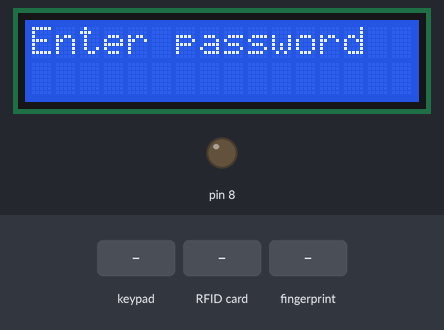
A sketch run on a simulated Arduino Uno, built with avr-gcc and run on an emulated ATmega328P. Parts: 16×2 character LCD, output pins drawn as LEDs (lit = HIGH). The test bench sets the inputs (shaded band). Pins used as bus, display or sensor lines are not drawn; what the sketch prints to the serial monitor is not drawn.

Above: at 2.6 s.
2.7 s: keypad keys 1 3 4 5 D pressed 0.4 s apart
At 5.4 s:
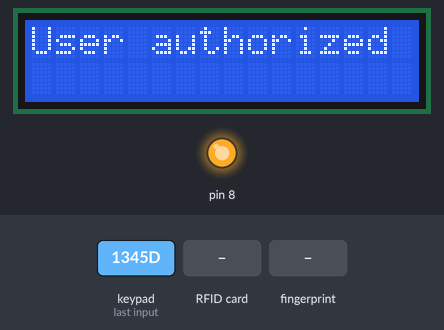
6.3 s: RFID card 5E 7A 19 C4 held to the reader
At 8.8 s:
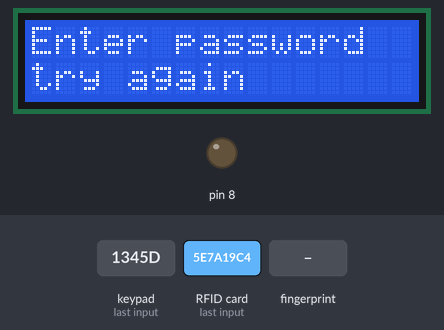
9.3 s: finger stored as number 1 placed on the sensor
At 11.8 s:
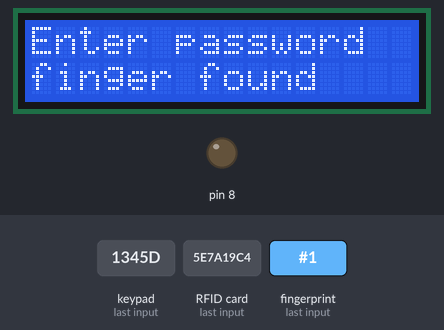
12.1 s: key 'D' pressed
At 13.0 s:
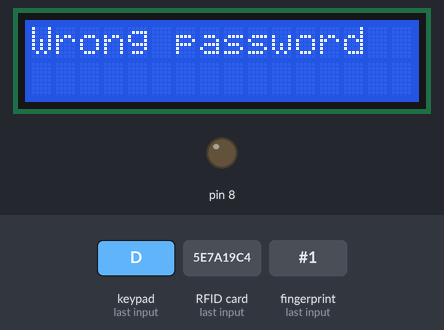
15.1 s: keypad keys 1 3 4 5 # pressed 0.4 s apart
At 17.9 s:
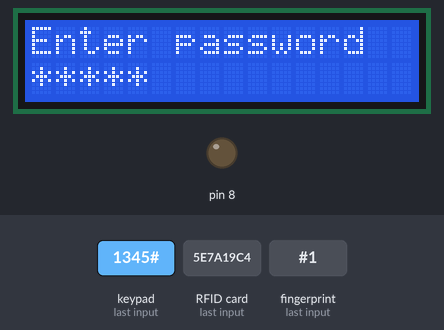
18.7 s: keypad keys 1 3 4 5 * pressed 0.4 s apart
At 21.9 s:
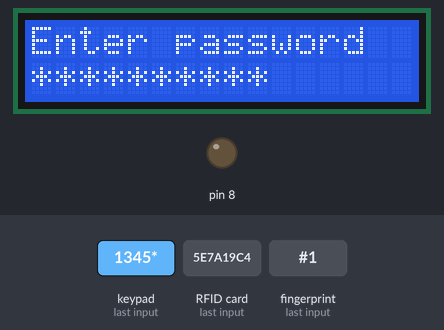
Timing chart, 0 to 23.4 s (numbered marks = the images above; inputs shaded):
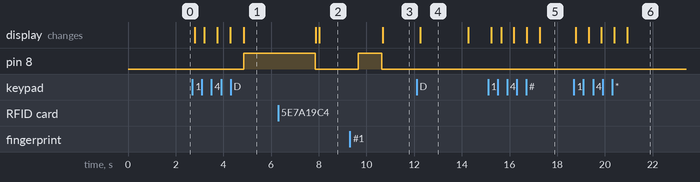

The sketch:

Finger___RFID__Keypad.ino
```cpp
#include <Adafruit_Fingerprint.h>
#include<SoftwareSerial.h>
#include <SPI.h>
#include <Key.h>
#include <Keypad.h>
#include <LiquidCrystal_I2C.h>
#include <RFID.h>
#define SS_PIN 10
#define RST_PIN 9
LiquidCrystal_I2C lcd(0x27,16,2);
SoftwareSerial mySerial(2, 3);
Adafruit_Fingerprint finger = Adafruit_Fingerprint(&mySerial);
RFID rfid(SS_PIN, RST_PIN);


char k[4][4]={
  {'1','2','3','A'},
  {'4','5','6','B'},
  {'7','8','9','C'},
  {'*','0','#','D'}};

const byte rpins[4]={A0,A1,A2,A3};
const byte cpins[4]={4,5,6,7};
char myk;
Keypad mypad (makeKeymap(k),rpins,cpins,4,4);
char pass[]={'1','3','4','5'};
char upass[sizeof(pass)]={0};
byte counter=0,i=0;

void reslcd(){
 lcd.home();
 lcd.clear();
 lcd.print("Enter password");
 lcd.setCursor(0,1);
}
// Setup variables:Dec: 180, 43, 99, 40, 212
    int serNum0=180;
    int serNum1=43;
    int serNum2=99;
    int serNum3=40;
    int serNum4=212;
byte state=0,pstate=0,x=0;
void setup()
{
   lcd.init();
 lcd.backlight();
 reslcd();
  Serial.begin(9600);
  SPI.begin();
  rfid.init();
  pinMode(8, OUTPUT);
  while (!Serial);  // For Yun/Leo/Micro/Zero/...
  delay(100);
  Serial.println("\n\nAdafruit finger detect test");

  // set the data rate for the sensor serial port
  finger.begin(57600);
  delay(5);
  if (finger.verifyPassword()) {
    Serial.println("Found fingerprint sensor!");
  } else {
    Serial.println("Did not find fingerprint sensor :(");
    while (1) { delay(1); }
  }

  Serial.println(F("Reading sensor parameters"));
  finger.getParameters();
  Serial.print(F("Status: 0x")); Serial.println(finger.status_reg, HEX);
  Serial.print(F("Sys ID: 0x")); Serial.println(finger.system_id, HEX);
  Serial.print(F("Capacity: ")); Serial.println(finger.capacity);
  Serial.print(F("Security level: ")); Serial.println(finger.security_level);
  Serial.print(F("Device address: ")); Serial.println(finger.device_addr, HEX);
  Serial.print(F("Packet len: ")); Serial.println(finger.packet_len);
  Serial.print(F("Baud rate: ")); Serial.println(finger.baud_rate);

  finger.getTemplateCount();
finger.security_level=5;
  if (finger.templateCount == 0) {
    Serial.print("Sensor doesn't contain any fingerprint data. Please run the 'enroll' example.");
  }
  else {
    Serial.println("Waiting for valid finger...");
      Serial.print("Sensor contains "); Serial.print(finger.templateCount); Serial.println(" templates");
  }
}

void loop()                     // run over and over again
{
  x=0;state=0;
  getFingerprintID();
  delay(50);            //don't ned to run this at full speed.
  Serial.println(finger.fingerID);
  if(finger.fingerID==1&&x==1){
                digitalWrite(8,1);
                delay(1000);
                digitalWrite(8,0);
                reslcd();
                lcd.print("finger found");

  }
  else if(state==1){
               Serial.println("Enter the right Card");
               reslcd();
               lcd.print("wrong finger");
               digitalWrite(8,0);
  }
      if (rfid.isCard()) {
        if (rfid.readCardSerial()) {
            if (rfid.serNum[0] == serNum0
                && rfid.serNum[1] == serNum1
                && rfid.serNum[2] == serNum2
                && rfid.serNum[3] == serNum3
                && rfid.serNum[4] == serNum4
            ) {
                /* With a new cardnumber, show it. */
                Serial.println(" ");
                Serial.println("Card found");
                lcd.print("finger found");
                reslcd();
                lcd.print("Card found");
                digitalWrite(8,1);
                delay(1000);
                digitalWrite(8,0);

             } else {
               /* If we have the same ID, just write a dot. */
               Serial.println("Enter the right Card");
               reslcd();
               lcd.print("try again");
               digitalWrite(8,0);
             }
          }
    }
rfid.halt();

  myk=mypad.getKey();
  if(myk){
    if(counter<=0)reslcd();
  lcd.print("*");
  upass[counter]=myk;
  if(myk=='D'){
    lcd.clear();
    lcd.home();
    for(i=0;i<sizeof(upass);i++){
    if(upass[i]!=pass[i])break;
  }
  if(i==sizeof(upass)){
  counter=-1;
  lcd.clear();
  lcd.home();
  lcd.print("User authorized");
  digitalWrite(8,1);
  delay(3000);
  digitalWrite(8,0);
  reslcd();
  }
  else {
  counter=-1;
  lcd.clear();
  lcd.home();
  lcd.print("Wrong password");
  delay(2000);
  reslcd();
  }
  }
 counter++; }

    pstate=state;

}

uint8_t getFingerprintID() {
  uint8_t p = finger.getImage();
  switch (p) {
    case FINGERPRINT_OK:
      Serial.println("Image taken");
      break;
    case FINGERPRINT_NOFINGER:
      Serial.println("No finger detected");
      return p;
    case FINGERPRINT_PACKETRECIEVEERR:
      Serial.println("Communication error");
      return p;
    case FINGERPRINT_IMAGEFAIL:
      Serial.println("Imaging error");
      return p;
    default:
      Serial.println("Unknown error");
      return p;
  }

  // OK success!

  p = finger.image2Tz();
  switch (p) {
    case FINGERPRINT_OK:
      Serial.println("Image converted");
      break;
    case FINGERPRINT_IMAGEMESS:
      Serial.println("Image too messy");
      return p;
    case FINGERPRINT_PACKETRECIEVEERR:
      Serial.println("Communication error");
      return p;
    case FINGERPRINT_FEATUREFAIL:
      Serial.println("Could not find fingerprint features");
      return p;
    case FINGERPRINT_INVALIDIMAGE:
      Serial.println("Could not find fingerprint features");
      return p;
    default:
      Serial.println("Unknown error");
      return p;
  }

  // OK converted!
  p = finger.fingerSearch();
  if (p == FINGERPRINT_OK) {
    Serial.println("Found a print match!");
  } else if (p == FINGERPRINT_PACKETRECIEVEERR) {
    Serial.println("Communication error");
    return p;
  } else if (p == FINGERPRINT_NOTFOUND) {
    Serial.println("Did not find a match");
    state=1;
    return p;
  } else {
    Serial.println("Unknown error");
    return p;
  }
  x=1;
  // found a match!
  Serial.print("Found ID #"); Serial.print(finger.fingerID);
  Serial.print(" with confidence of "); Serial.println(finger.confidence);

  return finger.fingerID;
}

// returns -1 if failed, otherwise returns ID #
int getFingerprintIDez() {
  uint8_t p = finger.getImage();
  if (p != FINGERPRINT_OK)  return -1;

  p = finger.image2Tz();
  if (p != FINGERPRINT_OK)  return -1;

  p = finger.fingerFastSearch();
  if (p != FINGERPRINT_OK)  return -1;

  // found a match!
  Serial.print("Found ID #"); Serial.print(finger.fingerID);
  Serial.print(" with confidence of "); Serial.println(finger.confidence);
  return finger.fingerID;
}
```

Measured:
- after the input at 2.7 s, pin 8: LOW → HIGH after 2.2 s; the display: first changes after 0.09 s (image 1 shows a later state)
- after the input at 6.3 s, the display: first differs from a run without the input after 1.7 s (image 2)
- after the input at 9.3 s, pin 8: LOW → HIGH after 0.35 s, → LOW 1.0 s later; the display: changes after 1.4 s (image 3)
- after the input at 12.1 s, the display: changes after 0.15 s (image 4)
- after the input at 15.1 s, the display: first changes after 0.14 s (image 5 shows a later state)
- after the input at 18.7 s, the display: first changes after 0.07 s (image 6 shows a later state)
- what the display in image 4 shows lasts 2.1 s, from 12.2 s to 14.3 s
